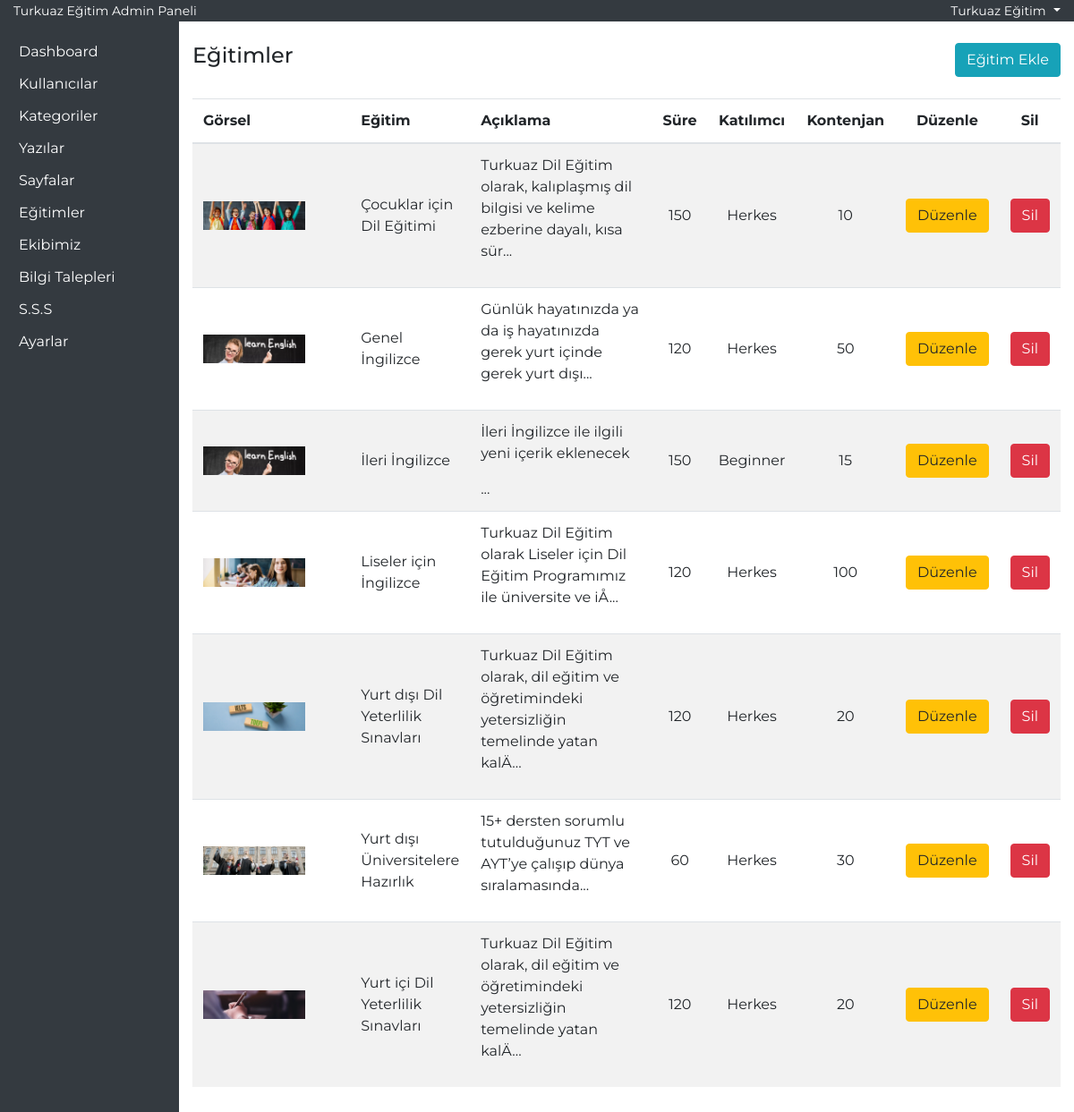
Before: /admin-yntm/egitimler.php (signed in) with the older database file.
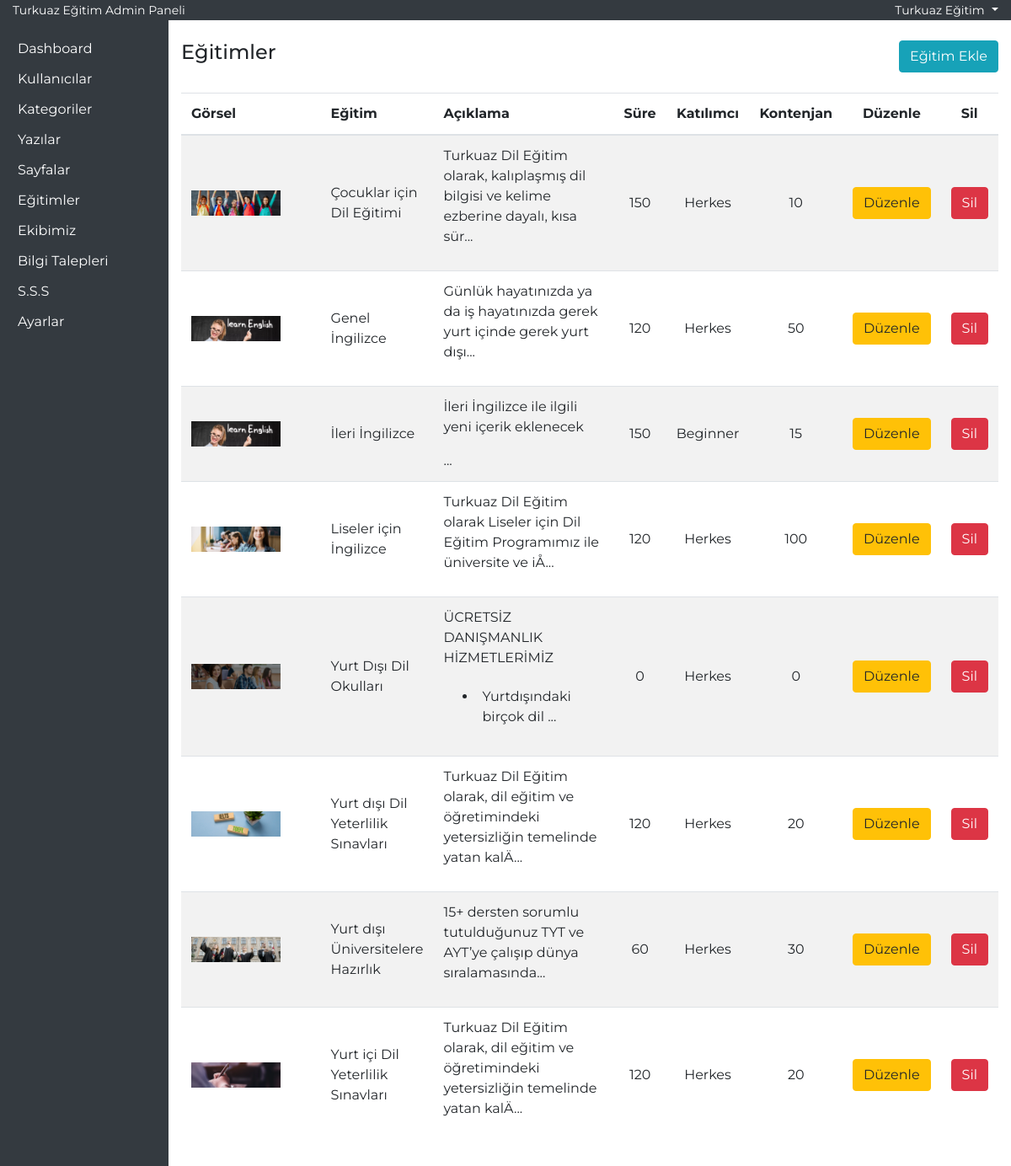
After: the same page with the newer database file.
### tables this page shows
CREATE TABLE IF NOT EXISTS `egitimler` (
  `id` int NOT NULL AUTO_INCREMENT,
  `egitimAdi` varchar(50) NOT NULL,
  `aciklama` text NOT NULL,
  `sure` int NOT NULL,
  `katilimci` varchar(25) NOT NULL,
  `kontenjan` int NOT NULL,
  `kategori` varchar(30) NOT NULL,
  `gorsel` varchar(100) NOT NULL,
  `video` varchar(150) NOT NULL,
  `dil` varchar(15) NOT NULL,
  PRIMARY KEY (`id`)
);

### admin-yntm/egitimler.php (the view, shortened to what this page needs)
<?php
require_once('header.php');
?>
<div class="row">
    <div class="col-md-6">
        <h4>Eğitimler</h4>
    </div>
    <div class="col-md-6 text-right">
        <button type="button" class="btn btn-info" data-toggle="modal" data-target="#egitimekle">
            Eğitim Ekle
        </button>
    </div>
</div>
<section id="egitimList" class="mt-4">
    <div class="container-fluid">
        <div class="row">
            <div class="col-12 p-0">
                <table class="table table-striped">
                    <thead>
                        <tr>
                            <th>Görsel</th>
                            <th>Eğitim</th>
                            <th>Açıklama</th>
                            <th class="text-center">Süre</th>
                            <th class="text-center">Katılımcı</th>
                            <th class="text-center">Kontenjan</th>
                            <th class="text-center">Düzenle</th>
                            <th class="text-center">Sil</th>
                        </tr>
                    </thead>
                    <tbody>
                        <?php
                        $egitimList = $db->prepare('select * from egitimler order by egitimAdi asc');
                        $egitimList->execute();
                        if ($egitimList->rowCount()) {
                            foreach ($egitimList as $egitimListSatir) {
                        ?>
                                <tr>
                                    <td class="w-25"><img src="<?php echo $egitimListSatir['gorsel']; ?>" class="w-75"></td>
                                    <td><?php echo $egitimListSatir['egitimAdi']; ?></td>
                                    <td class="w-25"><?php echo substr($egitimListSatir['aciklama'], 0, 101); ?>...</td>
                                    <td class="text-center"><?php echo $egitimListSatir['sure']; ?></td>
                                    <td class="text-center"><?php echo $egitimListSatir['katilimci']; ?></td>
                                    <td class="text-center"><?php echo $egitimListSatir['kontenjan']; ?></td>
                                    <td class="text-center"><a href="egitimler.php?updateID=<?php echo $egitimListSatir['id']; ?>" class="btn btn-warning">Düzenle</a></td>
                                    <td class="text-center"><a href="egitimler.php?deleteID=<?php echo $egitimListSatir['id']; ?>" class="btn btn-danger">Sil</a></td>
                                </tr>
                        <?php
                            }
                        }
                        ?>
                    </tbody>
                </table>
            </div>
        </div>
    </div>
</section>
<?php require_once('footer.php'); ?>

### admin-yntm/header.php (shortened to what this page needs)
<!DOCTYPE html>
<html lang="tr">
<head>
    <link rel="stylesheet" href="../css/bootstrap.min.css">
    <link rel="stylesheet" href="../css/style.css">
</head>
<body>
    <section id="topBar" class="bg-dark text-white">
        <div class="container-fluid">
            <div class="row">
                <div class="col-md-6">
                    <small>Turkuaz Eğitim Admin Paneli</small>
                </div>
                <div class="col-md-6 text-right">
                    <div class="dropdown">
                        <a class="dropdown-toggle text-white" href="logout.php" role="button" data-toggle="dropdown" aria-expanded="false">
                            <small><?php echo $_SESSION['user']['adi']; ?></small>
                        </a>
                    </div>
                </div>
            </div>
        </div>
    </section>
    <section id="panel">
        <div class="container-fluid">
            <div class="row">
                <div class="col-md-2 bg-dark" style="min-height: 96.7vh;">
                    <ul class="list-group mt-3">
                        <li class="list-group-item"><a href="dashboard.php">Dashboard</a></li>
                        <li class="list-group-item"><a href="user.php">Kullanıcılar</a></li>
                        <li class="list-group-item"><a href="kategori.php">Kategoriler</a></li>
                        <li class="list-group-item"><a href="yazilar.php">Yazılar</a></li>
                        <li class="list-group-item"><a href="sayfalar.php">Sayfalar</a></li>
                        <li class="list-group-item"><a href="egitimler.php">Eğitimler</a></li>
                        <li class="list-group-item"><a href="ekip.php">Ekibimiz</a></li>
                        <li class="list-group-item"><a href="bilgi-talepleri.php">Bilgi Talepleri</a></li>
                        <li class="list-group-item"><a href="sss.php">S.S.S</a></li>
                        <li class="list-group-item"><a href="ayarlar.php">Ayarlar</a></li>
                    </ul>
                </div>
                <div class="col-md-10 py-4">

### admin-yntm/footer.php (shortened to what this page needs)
</div>
            </div>
        </div>
    </section>
</body>
</html>

### css/style.css (style rules this page uses)
* { font-family: 'Montserrat', sans-serif; text-decoration: none !important; }
td { vertical-align: middle !important; }
#panel li { background-color: transparent !important; border:0px; padding:6px; }
#panel li a { color: #fff; }

Changed rows visible on the page:
added egitimler: gorsel (picture), egitimAdi "Yurt Dışı Dil Okulları", aciklama "ÜCRETSİZ DANIŞMANLIK HİZMETLERİMİZ Yurtdışındaki birçok dil", sure "0", katilimci "Herkes", kontenjan "0"
